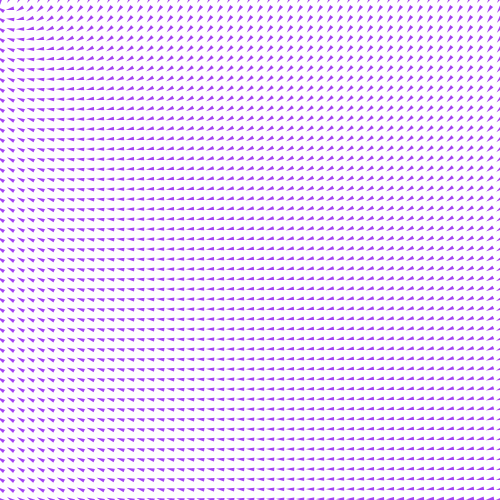
Frame 1 (no input)
Frame 60 (the mouse pressed at the canvas centre just before this capture): identical to frame 1, image omitted
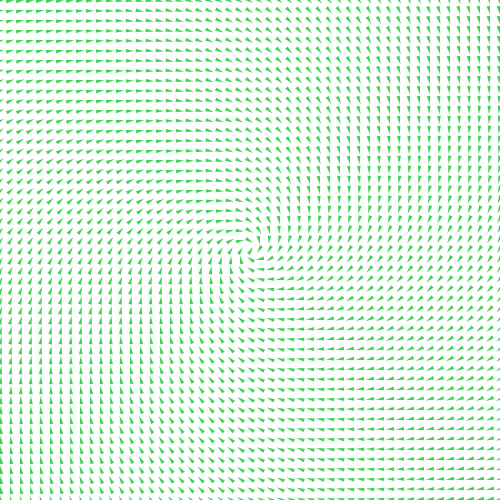
Frame 120 (the mouse held since frame 60 and released just before this capture)

The Processing sketch that drew these frames (run headless with seeded random() and noise(); from frame 60 on, the mouse is pressed at the canvas centre):

// Processing sketch: processing_7609
// ── processing_7609.pde

float x = 0;
float y = 0;
float gridScale = 10;
float increment = 0.05;

void setup()
{
  size(500, 500);
  frameRate(24);
  noStroke();
  smooth();
}

//set initial colour values
float R = random(0, 255);
float G = random(0, 255);
float B = random(0, 255);

float newR = R;
float newG = G;
float newB = B;

void draw()
{
  //fade to the new colour
  if(R != newR)
  {
    int diff = int(newR - R);
    R = R + (diff * increment);
  }
  
  if(G != newG)
  {
    int diff = int(newG - G);
    G = G + (diff * increment);
  }
  
  if(B != newB)
  {
    int diff = int(newB - B);
    B = B + (diff * increment);
  }
  
  background(255);
  fill(R, G, B);
  
  //draw the grid of lines
  for (int i = 0; i <= width; i += gridScale)
  {
    for (int j = 0; j <= height; j += gridScale)
    {
      float angle = atan2(mouseY-(y+j), mouseX-(x+i));
      pushMatrix();
      translate(x+i, y+j);
      rotate(angle);
      //line(0, 1-(lineLength/2), 0, 1+(lineLength/2));
      triangle(-3, 3, 0, 5, 3, -3);
      popMatrix();
    }
  }
  
}

void mousePressed()
{
  newR = random(0, 255);
  newG = random(0, 255);
  newB = random(0, 255);
};

//export image on key press
int img = 0;

void keyPressed()
{
  if (key == ENTER)
  {
    save("exports/still" + img + ".tiff");
    img++;
  }
}
